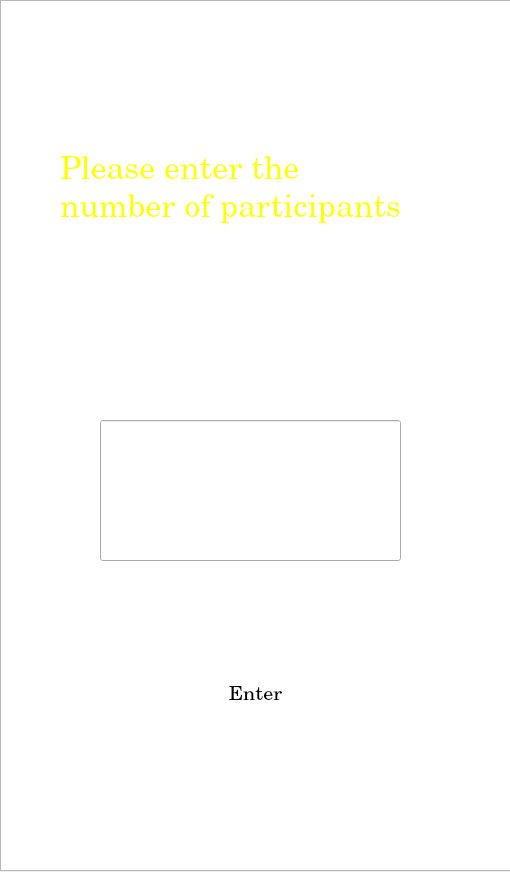
<?xml version="1.0" encoding="UTF-8"?>
<ui version="4.0">
 <class>Form</class>
 <widget class="QWidget" name="Form">
  <property name="geometry">
   <rect>
    <x>0</x>
    <y>0</y>
    <width>510</width>
    <height>872</height>
   </rect>
  </property>
  <property name="windowTitle">
   <string>Lab2_Bobing</string>
  </property>
  <widget class="QListView" name="listView">
   <property name="geometry">
    <rect>
     <x>0</x>
     <y>0</y>
     <width>511</width>
     <height>871</height>
    </rect>
   </property>
   <property name="styleSheet">
    <string notr="true">border-image: url(:/image/4.png);</string>
   </property>
  </widget>
  <widget class="QPushButton" name="pushButton">
   <property name="geometry">
    <rect>
     <x>110</x>
     <y>680</y>
     <width>291</width>
     <height>31</height>
    </rect>
   </property>
   <property name="font">
    <font>
     <family>Century</family>
     <pointsize>15</pointsize>
    </font>
   </property>
   <property name="text">
    <string>Enter</string>
   </property>
   <property name="flat">
    <bool>true</bool>
   </property>
  </widget>
  <widget class="QLabel" name="label">
   <property name="geometry">
    <rect>
     <x>60</x>
     <y>50</y>
     <width>461</width>
     <height>281</height>
    </rect>
   </property>
   <property name="palette">
    <palette>
     <active>
      <colorrole role="WindowText">
       <brush brushstyle="SolidPattern">
        <color alpha="255">
         <red>255</red>
         <green>255</green>
         <blue>0</blue>
        </color>
       </brush>
      </colorrole>
     </active>
     <inactive>
      <colorrole role="WindowText">
       <brush brushstyle="SolidPattern">
        <color alpha="255">
         <red>255</red>
         <green>255</green>
         <blue>0</blue>
        </color>
       </brush>
      </colorrole>
     </inactive>
     <disabled>
      <colorrole role="WindowText">
       <brush brushstyle="SolidPattern">
        <color alpha="255">
         <red>120</red>
         <green>120</green>
         <blue>120</blue>
        </color>
       </brush>
      </colorrole>
     </disabled>
    </palette>
   </property>
   <property name="font">
    <font>
     <family>Century</family>
     <pointsize>24</pointsize>
    </font>
   </property>
   <property name="text">
    <string>Please enter the
number of participants </string>
   </property>
  </widget>
  <widget class="QLineEdit" name="lineEdit">
   <property name="geometry">
    <rect>
     <x>100</x>
     <y>420</y>
     <width>301</width>
     <height>141</height>
    </rect>
   </property>
   <property name="font">
    <font>
     <family>Century</family>
     <pointsize>20</pointsize>
    </font>
   </property>
   <property name="alignment">
    <set>Qt::AlignCenter</set>
   </property>
   <property name="cursorMoveStyle">
    <enum>Qt::LogicalMoveStyle</enum>
   </property>
  </widget>
 </widget>
 <resources>
  <include location="picture.qrc"/>
 </resources>
 <connections>
  <connection>
   <sender>pushButton</sender>
   <signal>clicked()</signal>
   <receiver>Form</receiver>
   <slot>page4_1_5()</slot>
   <hints>
    <hint type="sourcelabel">
     <x>307</x>
     <y>693</y>
    </hint>
    <hint type="destinationlabel">
     <x>509</x>
     <y>698</y>
    </hint>
   </hints>
  </connection>
 </connections>
 <slots>
  <slot>page4_1_5()</slot>
  <slot>num_players()</slot>
 </slots>
</ui>
